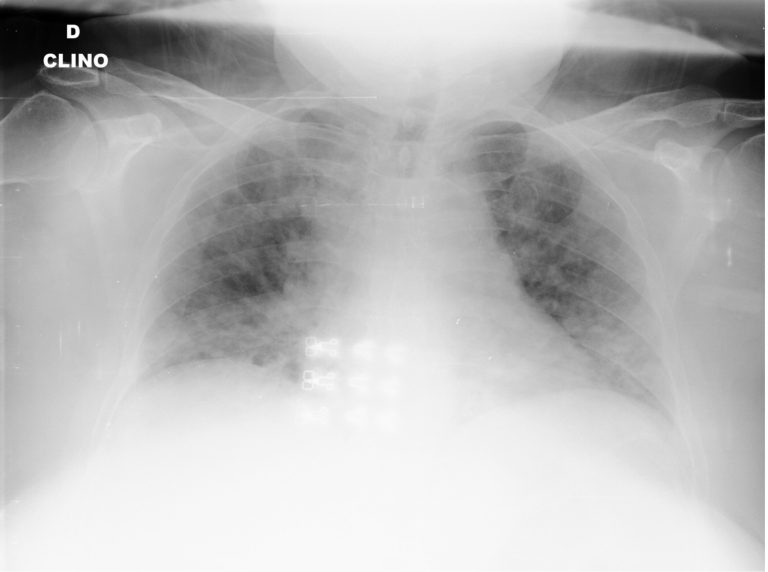
#> input picture dataset_split/train/covid/01E392EE-69F9-4E33-BFCE-E5C968654078-768x572.jpeg, 768 x 572 px; its folder holds only this picture in this run
$ python phase2_efficient.py
#> lines starting #> are read from the running program, lines starting #| are printed output that depends on the picture
import cv2
import numpy as np
import os
import time
import matplotlib.pyplot as plt

class Phase2Efficiency:
    def __init__(self, base_path, show_per_class=1):
        self.base_path = base_path
        self.target_size = (224, 224)
        self.show_per_class = show_per_class  # 🔥 control visualization

    def run_efficient_comparison(self):
        print("================ PHASE 2: EFFICIENCY LOG ================")

        train_path = os.path.join(self.base_path, "train")
        total_images = 0

        for cls in os.listdir(train_path):
            cls_path = os.path.join(train_path, cls)
            if not os.path.isdir(cls_path):
                continue

            print(f"\n[CLASS: {cls.upper()}]")
            show_count = 0

            for img_name in os.listdir(cls_path):
                img_path = os.path.join(cls_path, img_name)

                if not os.path.exists(img_path):
                    print("Skipping:", img_name)
                    continue

                # 1. Preprocess
                img = cv2.imread(img_path)
#> img is the input picture: shape (572, 768, 3); min 0, max 255, mean 186.3
                if img is None:
                    print("Skipping (invalid image):", img_name)
                    continue

                resized = cv2.resize(img, self.target_size)
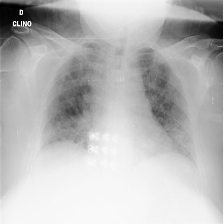
#> resized: shape (224, 224, 3); min 0, max 255, mean 186.3
                normalized = resized.astype(np.float32) / 255.0
                tensor = np.transpose(normalized, (2, 0, 1))

                # 2. Depthwise Separable Convolution Math
                channels, h, w = tensor.shape
#> channels = 3; h = 224; w = 224
                num_filters = 16
                k = 3
                out_h, out_w = h - 2, w - 2
#> out_h = 222; out_w = 222

                # Standard FLOPs
                std_flops = 2 * (k**2) * channels * num_filters * out_h * out_w
#> std_flops = 42581376

                # Efficient FLOPs
                dw_flops = 2 * (k**2 * channels * out_h * out_w)
#> dw_flops = 2661336
                pw_flops = 2 * (channels * num_filters * out_h * out_w)
#> pw_flops = 4731264
                efficient_flops = dw_flops + pw_flops
#> efficient_flops = 7392600

                reduction = (1 - (efficient_flops / std_flops)) * 100
#> reduction = 82.64

                print(f"\n - Image: {img_name}")
                print(f"   Standard Conv: {std_flops:,} FLOPs")
#|    Standard Conv: 42,581,376 FLOPs
                print(f"   Efficient Conv: {efficient_flops:,} FLOPs")
#|    Efficient Conv: 7,392,600 FLOPs
                print(f"   Reduction: {reduction:.2f}%")
#|    Reduction: 82.64%

                # 3. Simulate Feature Map
                start_time = time.time()
                efficient_map = np.random.randn(num_filters, out_h, out_w)
                duration = time.time() - start_time

                print(f"   Efficient Processing Time: {duration:.6f}s")

                total_images += 1

                # 🔥 Controlled visualization
                if show_count < self.show_per_class:
                    self.visualize_comparison(normalized, efficient_map[0], cls, img_name)
#> in visualize_comparison, `plt.show()`:
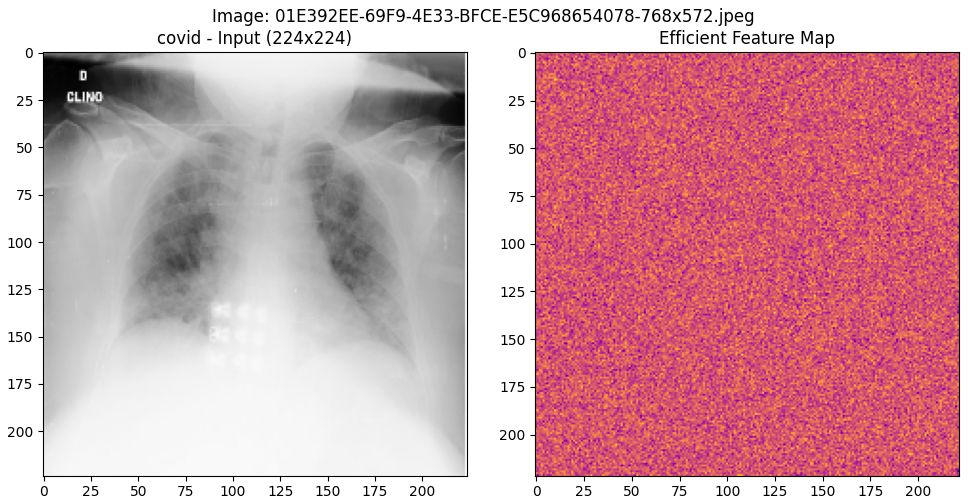
#> figure drawn by matplotlib, 2 panels
                    show_count += 1
#> pass 2 of the loop in run_efficient_comparison, `for cls in os.listdir(train_path):`:
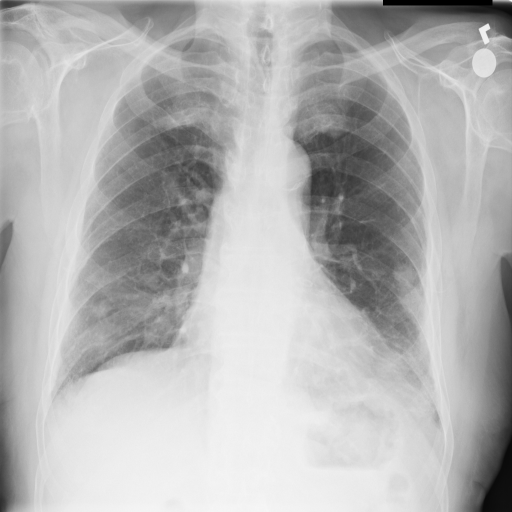
#> input picture dataset_split/train/normal/00000002_000.png, 1024 x 1024 px (shown at 1/2 size)
#> in run_efficient_comparison, img is the input picture: shape (1024, 1024, 3); min 0, max 252, mean 180.1
#> in run_efficient_comparison, `resized = cv2.resize(img, self.target_size)`:
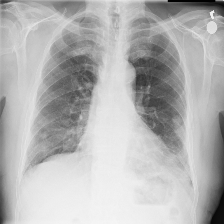
#> resized: shape (224, 224, 3); min 0, max 245, mean 180
#|    Standard Conv: 42,581,376 FLOPs
#|    Efficient Conv: 7,392,600 FLOPs
#|    Reduction: 82.64%
#> in visualize_comparison (call 2), `plt.show()`:
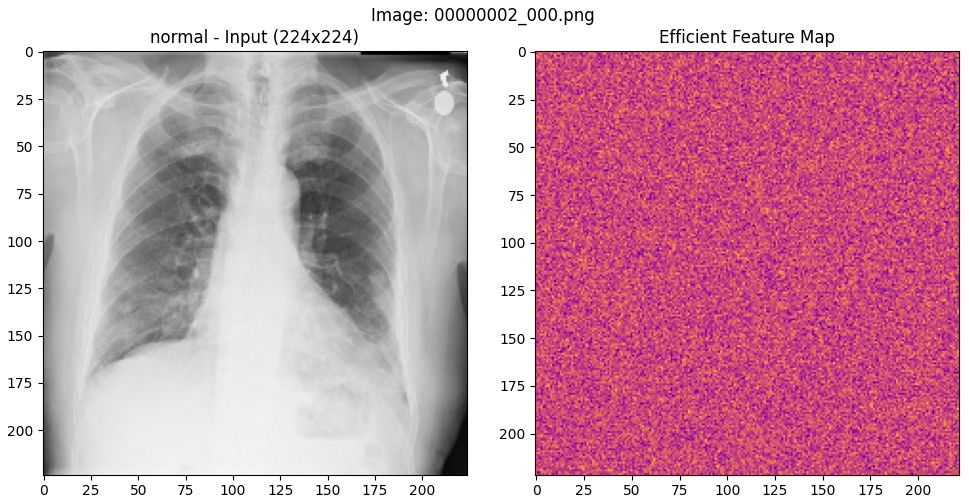
#> figure drawn by matplotlib, 2 panels

        print("\n================ SUMMARY ================")
        print(f"Total Images Processed: {total_images}")

    def visualize_comparison(self, norm, efficient_f_map, cls, img_name):
        plt.figure(figsize=(10, 5))

        plt.subplot(1, 2, 1)
        plt.imshow(norm)
        plt.title(f"{cls} - Input (224x224)")

        plt.subplot(1, 2, 2)
        plt.imshow(efficient_f_map, cmap='plasma')
        plt.title("Efficient Feature Map")

        plt.suptitle(f"Image: {img_name}")
        plt.tight_layout()
        plt.show()


# Run it
if __name__ == "__main__":
    efficiency = Phase2Efficiency(
        base_path="dataset_split",
        show_per_class=1   # 🔥 change to control plots
    )
    efficiency.run_efficient_comparison()
